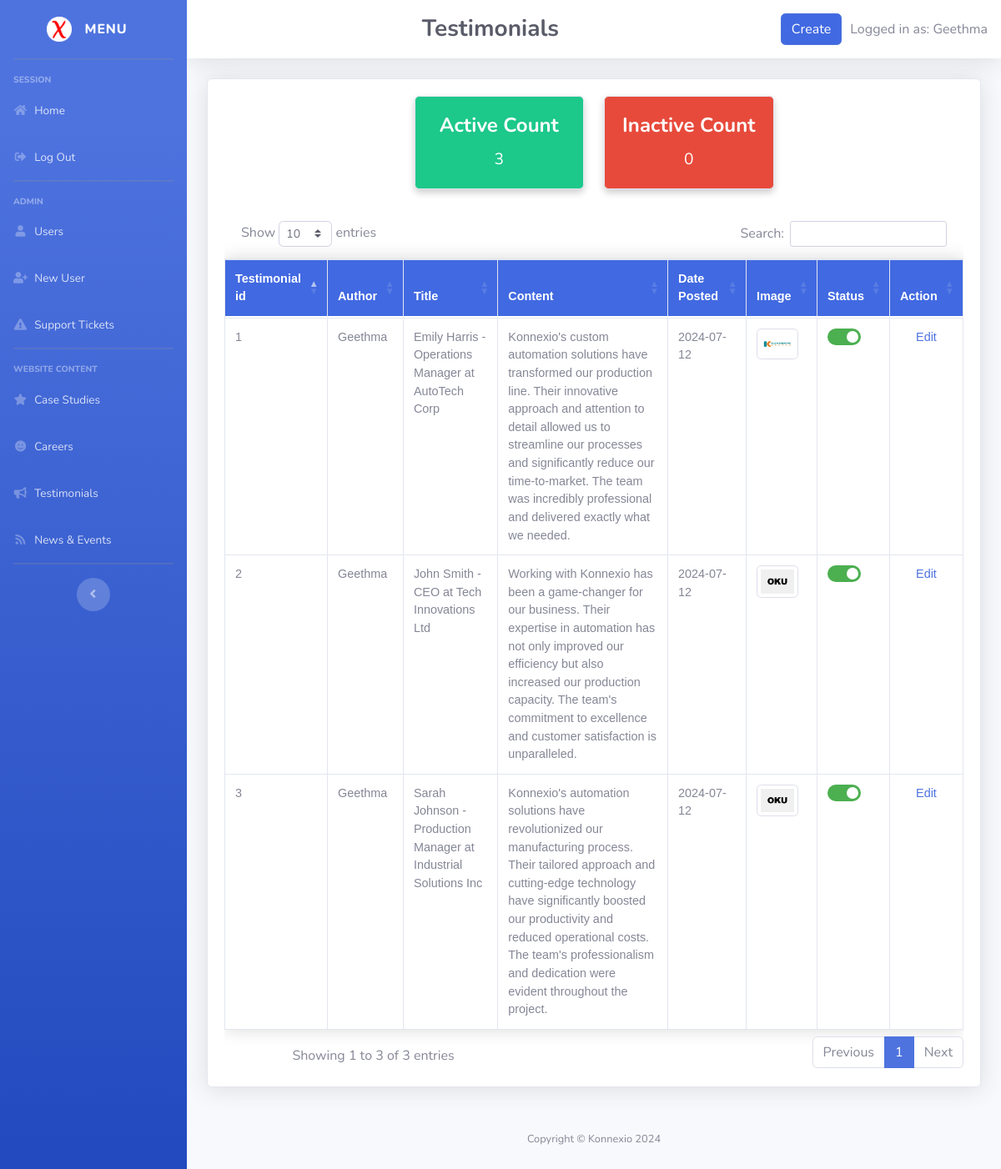
/admin_page/Testimonials.php (signed in), run on the app's committed database.
### tables this page shows
CREATE TABLE `testimonial` (
  `testimonial_id` int(11) NOT NULL,
  `userid` int(11) NOT NULL,
  `title` varchar(255) DEFAULT NULL,
  `content` text DEFAULT NULL,
  `posted_date` date DEFAULT current_timestamp(),
  `image` varchar(255) DEFAULT NULL,
  `isactive` tinyint(1) NOT NULL DEFAULT 1,
  `last_updated_date` datetime DEFAULT NULL
);

CREATE TABLE `user` (
  `userid` int(11) NOT NULL,
  `first_name` varchar(255) NOT NULL,
  `last_name` varchar(255) NOT NULL,
  `roleid` int(11) NOT NULL,
  `contact_no` bigint(11) DEFAULT NULL,
  `email` varchar(255) DEFAULT NULL,
  `Gender` varchar(255) DEFAULT NULL,
  `Address` varchar(255) DEFAULT NULL,
  `isactive` tinyint(1) NOT NULL DEFAULT 1,
  `last_updated_date` datetime DEFAULT NULL
);

### admin_page/AdminPagesBody.php (the view, shortened to what this page needs)
<?php
$pageName = basename($_SERVER['PHP_SELF']);
$pagesToHideCreateButton = ['UserManagement.php', 'SupportTicket.php'];
$hideCreateButton = in_array($pageName, $pagesToHideCreateButton);
?>
<!DOCTYPE html>
<html lang="en">
<head>
    <link rel="stylesheet" href="https://stackpath.bootstrapcdn.com/bootstrap/4.5.2/css/bootstrap.min.css">
    <link rel="stylesheet" href="https://cdn.datatables.net/1.10.25/css/dataTables.bootstrap4.min.css">
</head>
<body>
<div id="wrapper">
    <?php include 'Sidebar.php'; ?>
    <div id="content-wrapper" class="d-flex flex-column">
        <div id="content">
            <nav class="navbar navbar-expand navbar-light bg-white topbar mb-4 static-top shadow">
            <div class="container-fluid">
                    <h3 class="m-0 font-weight-bold text-dark"><?php echo $tableName; ?></h3>
                    <div class="top-right justify-content-right">
                        <?php if (!$hideCreateButton): ?>
                            <a href="<?php echo $createButtonUrl; ?>" class="btn btn-primary btn-create">Create</a>
                        <?php endif; ?>
                        <span>Logged in as: <?php echo $_SESSION['first_name']; ?></span>
                    </div>
            </div>
            </nav>
            <div class="container-fluid">
				<div class="card shadow mb-4">
					<div class="card-body">
                        <div class="row justify-content-center mb-4">
                            <div class="col-sm-3 mb-1">
                                <div class="card text-white bg-success rounded">
                                    <div class="card-body">
                                        <h5 class="card-title"><?php echo isset($activeUsers) ? 'Active Users' : 'Active Count'; ?></h5>
                                        <p class="card-text"><?php echo $activeCount; ?></p>
                                    </div>
                                </div>
                            </div>
                            <div class="col-sm-3 mb-1">
                                <div class="card text-white bg-danger rounded">
                                    <div class="card-body">
                                        <h5 class="card-title"><?php echo isset($activeUsers) ? 'Deactivated Users' : 'Inactive Count'; ?></h5>
                                        <p class="card-text"><?php echo $inactiveCount; ?></p>
                                    </div>
                                </div>
                            </div>
                        </div>
                        <div class="table-responsive">
                            <?php
                                echo '<table class="table table-bordered dataTable styled-table" id="dataTable" width="100%" cellspacing="0" >
                                        <thead>
                                            <tr>';
                                                foreach ($tableTitles as $title) {
                                                    echo '<th scope="col">'.$title.'</th>';
                                                }
                                                if ($tableDbName != 'support_ticket') {
                                                    echo '<th scope="col">Action</th>';
                                                }
                                            echo'</tr>
                                        </thead>
                                        <tbody>';
                                while ($row = $result->fetch_assoc()) {
                                    echo '<tr>';
                                    foreach ($tableColumnNames as $columnName) {
										$columnNameWithoutAlias = str_replace('cs.', '', $columnName);
										$columnNameWithoutAlias = str_replace('r.', '', $columnNameWithoutAlias);
										$columnNameWithoutAlias = str_replace('cr.', '', $columnNameWithoutAlias);
                                        echo '<td class="left-align">';
                                        if ($columnNameWithoutAlias === 'image') {
                                            $imagePath = 'upload/'.$row[$columnNameWithoutAlias];
                                            echo '<a href="#" class="thumbnail-link" data-toggle="modal" data-target="#imageModal" data-image="'.$imagePath.'">';
                                            echo '<img src="'.$imagePath.'" alt="image" class="img-thumbnail">';
                                            echo '</a>';
                                        } elseif ($columnNameWithoutAlias === 'isactive') {
											echo '<label class="switch">';
											echo '<span class="slider round"></span>';
											echo '</label>';
										} elseif ($columnNameWithoutAlias === 'form') {
											$scriptData = $row['form'];
											echo htmlspecialchars($scriptData);
									    } else {
                                            echo $row[$columnNameWithoutAlias];
                                        }
                                        echo '</td>';
                                    }
									if ($tableDbName != 'support_ticket') {
										echo '<td><a href="' . $editButtonUrl . '?id='.$row[$tablePrimaryKey].'">Edit</a></td>';
									}
									echo '</tr>';
								}
                                echo '</tbody>
                                    </table>';
                            ?>
                        </div>
                    </div>
                </div>
            </div>
        </div>
        <footer class="sticky-footer">
            <div class="container my-auto">
                <div class="copyright text-center my-auto">
                    <span>Copyright &copy; Konnexio 2024</span>
                </div>
            </div>
        </footer>
    </div>
</div>
<?php include 'ReferencesBottom.php'?>
</body>
</html>

### admin_page/AdminPagesBody.php (style rules this page uses)
.switch { position: relative; display: inline-block; width: 40px; height: 20px; }
.slider { position: absolute; cursor: pointer; top: 0; left: 0; right: 0; bottom: 0; background-color: #FF0000; transition: .4s; border-radius: 20px; }
.slider:before { position: absolute; content: ""; height: 14px; width: 14px; left: 3px; bottom: 3px; background-color: white; transition: .4s; border-radius: 50%; }
input:checked + .slider { background-color: #4CAF50; }
input:checked + .slider:before { transform: translateX(20px); }
.card { box-shadow: 0 4px 8px 0 rgba(0,0,0,0.2); transition: 0.3s; border: none; border-radius: 25px; }
.card-body { padding: 15px; text-align: center; }
.card-title { font-size: 1.5em; font-weight: bold; }
.card-text { font-size: 1.2em; }
.img-thumbnail { width: 50px; height: 50px; object-fit: cover; }
.left-align { text-align: left; }
table.dataTable thead th { font-weight: bold; color: white; text-align: left; }
.top-right { display: flex; justify-content: flex-end; align-items: center; gap: 10px; }
.top-right .btn-create { background-color: #4169E1; color: #fff; }
table.dataTable tbody td { border-radius: 0px; }
.styled-table { border-collapse: collapse; margin: 25px 0; font-size: 0.9em; font-family: sans-serif; min-width: 400px; box-shadow: 0 0 20px rgba(0, 0, 0, 0.15); }
.styled-table thead tr { background-color: #4169E1; color: #ffffff; text-align: left; }

### data on the page
testimonial: testimonial_id "1", userid.first_name "Geethma", title "Emily Harris - Operations Manager at AutoTech Corp", content "Konnexio's custom automation solutions have transformed our production line. Their innovative approach and attention to detail allowed us to streamline our processes and significantly reduce our time-to-market. The team was incredibly professional and delivered exactly what we needed.", posted_date "2024-07-12", image (picture)
testimonial: testimonial_id "2", userid.first_name "Geethma", title "John Smith - CEO at Tech Innovations Ltd", content "Working with Konnexio has been a game-changer for our business. Their expertise in automation has not only improved our efficiency but also increased our production capacity. The team's commitment to excellence and customer satisfaction is unparalleled.", posted_date "2024-07-12", image (picture)
testimonial: testimonial_id "3", userid.first_name "Geethma", title "Sarah Johnson - Production Manager at Industrial Solutions Inc", content "Konnexio's automation solutions have revolutionized our manufacturing process. Their tailored approach and cutting-edge technology have significantly boosted our productivity and reduced operational costs. The team's professionalism and dedication were evident throughout the project.", posted_date "2024-07-12", image (picture)

### other printed values
$tableName "Testimonials"
$_SESSION['first_name'] "Geethma"
$activeCount "3"
$inactiveCount "0"
$title "Testimonial id"
$title "Author"
$title "Title"
$title "Content"
$title "Date Posted"
$title "Image"
$title "Status"
